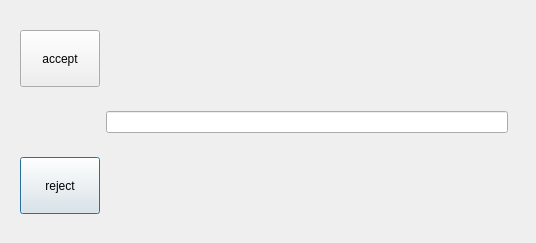
<?xml version="1.0" encoding="UTF-8"?>
<ui version="4.0">
 <class>Dialog</class>
 <widget class="QDialog" name="Dialog">
  <property name="geometry">
   <rect>
    <x>0</x>
    <y>0</y>
    <width>536</width>
    <height>243</height>
   </rect>
  </property>
  <property name="windowTitle">
   <string>Dialog</string>
  </property>
  <widget class="QWidget" name="gridLayoutWidget">
   <property name="geometry">
    <rect>
     <x>20</x>
     <y>30</y>
     <width>488</width>
     <height>184</height>
    </rect>
   </property>
   <layout class="QGridLayout" name="gridLayout">
    <item row="1" column="0">
     <spacer name="verticalSpacer_4">
      <property name="orientation">
       <enum>Qt::Vertical</enum>
      </property>
      <property name="sizeHint" stdset="0">
       <size>
        <width>20</width>
        <height>40</height>
       </size>
      </property>
     </spacer>
    </item>
    <item row="2" column="1">
     <spacer name="verticalSpacer_3">
      <property name="orientation">
       <enum>Qt::Vertical</enum>
      </property>
      <property name="sizeHint" stdset="0">
       <size>
        <width>20</width>
        <height>40</height>
       </size>
      </property>
     </spacer>
    </item>
    <item row="2" column="0">
     <widget class="QPushButton" name="pushReject">
      <property name="sizePolicy">
       <sizepolicy hsizetype="Minimum" vsizetype="Minimum">
        <horstretch>0</horstretch>
        <verstretch>0</verstretch>
       </sizepolicy>
      </property>
      <property name="minimumSize">
       <size>
        <width>52</width>
        <height>52</height>
       </size>
      </property>
      <property name="text">
       <string>reject</string>
      </property>
     </widget>
    </item>
    <item row="0" column="1">
     <spacer name="verticalSpacer_2">
      <property name="orientation">
       <enum>Qt::Vertical</enum>
      </property>
      <property name="sizeHint" stdset="0">
       <size>
        <width>20</width>
        <height>40</height>
       </size>
      </property>
     </spacer>
    </item>
    <item row="0" column="0">
     <widget class="QPushButton" name="pushAccept">
      <property name="sizePolicy">
       <sizepolicy hsizetype="Minimum" vsizetype="Minimum">
        <horstretch>0</horstretch>
        <verstretch>0</verstretch>
       </sizepolicy>
      </property>
      <property name="minimumSize">
       <size>
        <width>52</width>
        <height>52</height>
       </size>
      </property>
      <property name="text">
       <string>accept</string>
      </property>
     </widget>
    </item>
    <item row="1" column="1">
     <widget class="QLineEdit" name="lineEdit"/>
    </item>
   </layout>
  </widget>
 </widget>
 <resources/>
 <connections/>
</ui>
